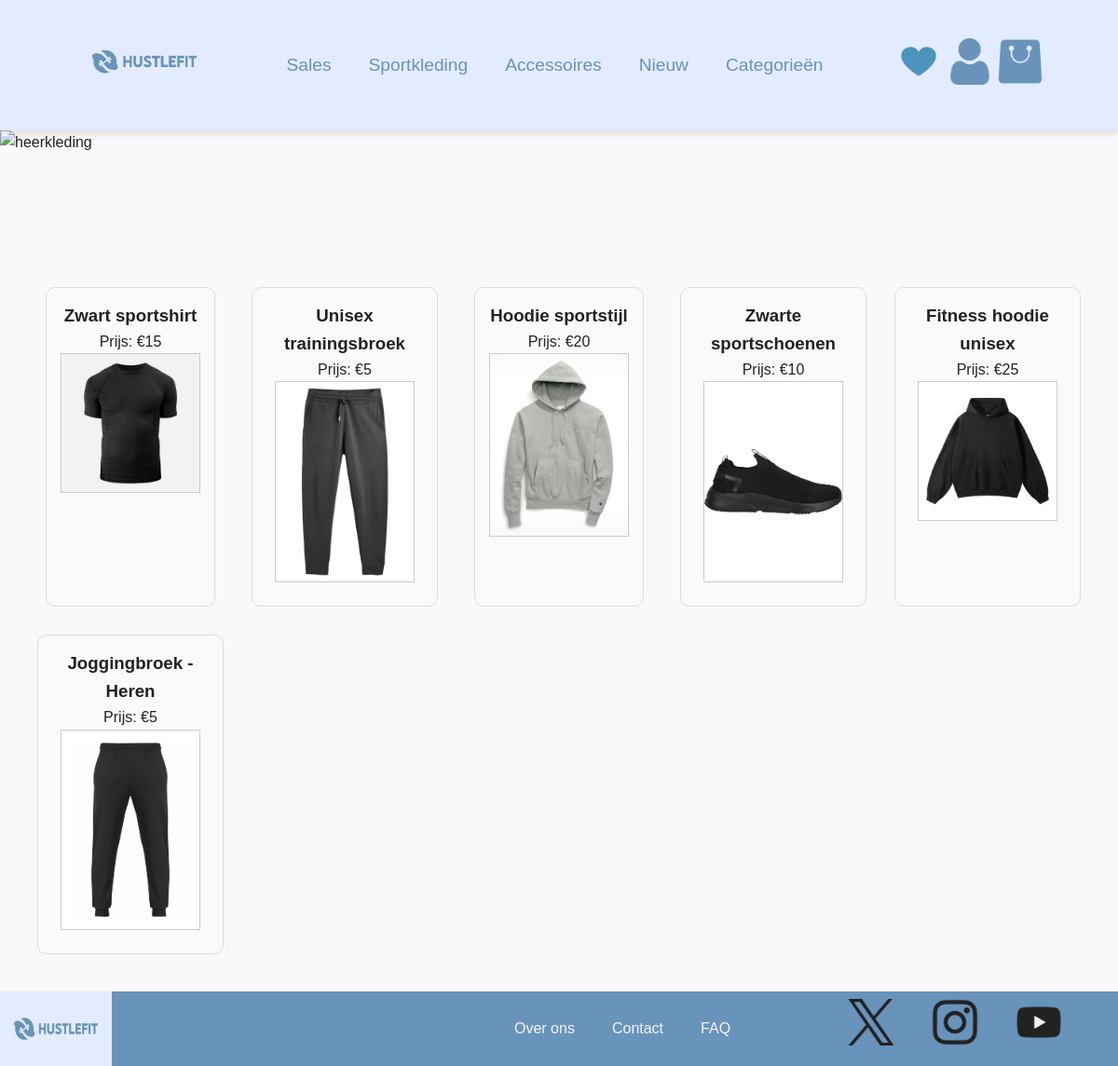
/netux_herenpagina.php, run on an earlier commit of the app's database.
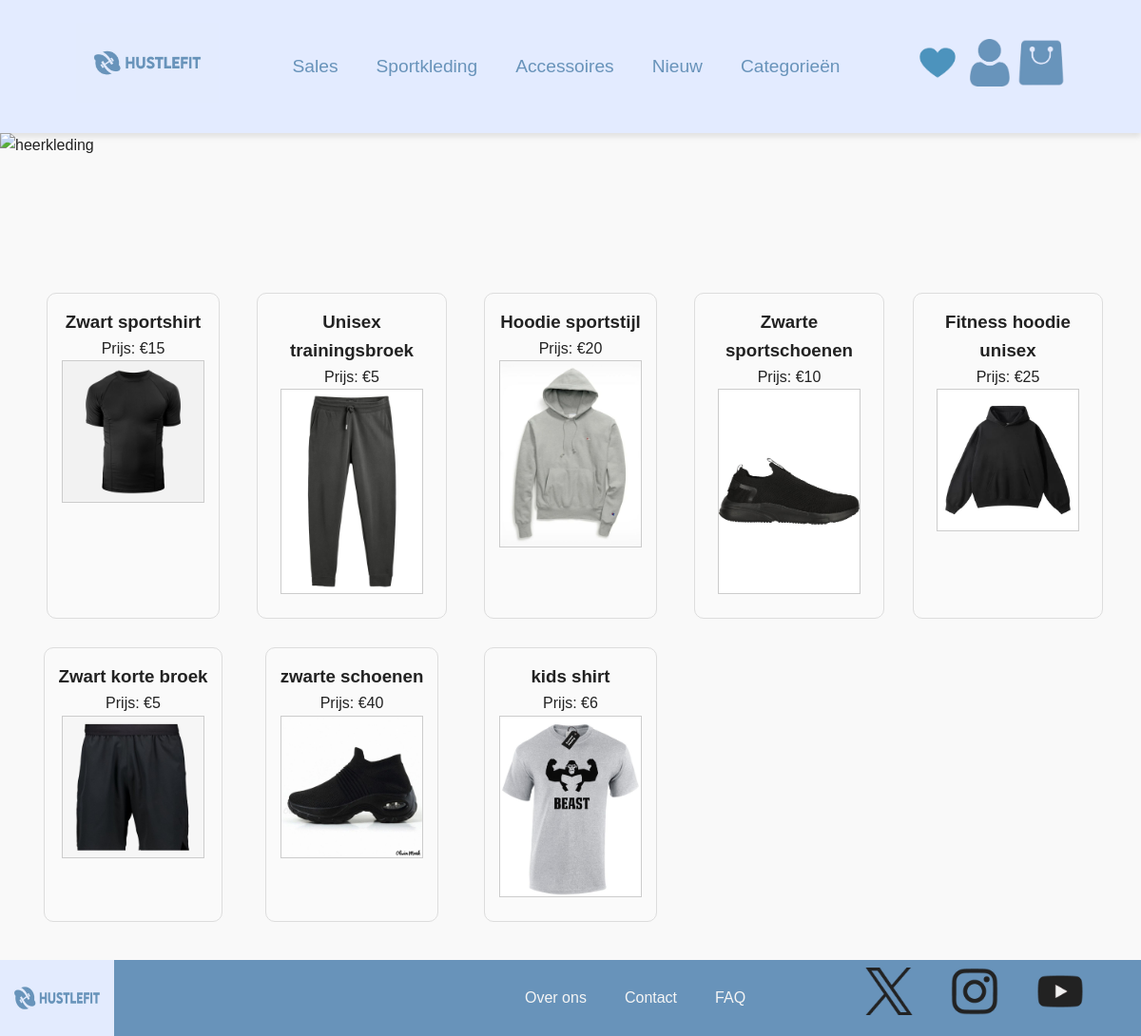
And on a later commit of the database.
### tables this page shows
CREATE TABLE `product` (
  `IDproduct` int(5) NOT NULL,
  `IDleverancier` int(5) NOT NULL,
  `ID_categorie` int(5) NOT NULL,
  `naam_product` varchar(50) NOT NULL,
  `prijs_product` int(50) NOT NULL,
  `afbeelding_product` varchar(150) NOT NULL
);

### netux_herenpagina.php (the view, shortened to what this page needs)
<?php
require_once 'db_connection.php';
$selectedCategory = isset($_GET['category_id']) ? $_GET['category_id'] : null;
$sqlProducts = "SELECT p.* FROM product p
                JOIN categorie c ON p.ID_categorie = c.ID_categorie
                WHERE c.ID_categorie = ?";
$stmt = $conn->prepare($sqlProducts);
$stmt->bind_param("i", $selectedCategory);
if ($selectedCategory) {
    $stmt->execute();
    $resultProducts = $stmt->get_result();
} else {
    $sqlProducts = "SELECT p.* FROM product p";
    $resultProducts = $conn->query($sqlProducts);
}
?>
<!DOCTYPE html>
<html lang="en">
<head>
    <link rel="stylesheet" href="netux_herenpagina.css">
</head>
<body>
    <nav class="navbar">
        <div id="logo">
            <img src="./Fotos/Hustlefit logo(1).jpg" alt="Logo">
        </div>
        <ul class="navbar-menu">
            <li><a href="sales.html">Sales</a></li>
            <li><a href="sportkleding.php">Sportkleding</a></li>
            <li><a href="accessoires.php">Accessoires</a></li>
            <li><a href="#">Nieuw</a></li>
            <li><a href="crud_categorie_nexus.php">Categorieën</a></li>
        </ul>
        <div class="logos">
            <img src="./Fotos/heart-removebg-preview.png" alt="favorieten" id="favorite_homepage" width="50px" height="50px">
            <img src="./Fotos/user_1077114__1_-removebg-preview.png" alt="gebruiker" id="user_homepage" width="50px" height="50px">
            <img src="./Fotos/bag_3502696-removebg-preview.png" alt="shoppingcart" id="shoppingcart_homepage" width="50px" height="50px">
        </div>
    </nav>
    <section class="header-hustlefit-heren">
        <div class="heerkleding-box">
            <img src="./Fotos/bandan-mohammed-JqCMxXa3z9Q-unsplash.jpg" alt="heerkleding" id="heerkledingheader">
        </div>
    </section>
    <div class="producten-lijst">
        <?php
        if ($resultProducts->num_rows > 0) {
            while ($row = $resultProducts->fetch_assoc()) {
                $productNaam = htmlspecialchars($row["naam_product"]);
                $productPrijs = htmlspecialchars($row["prijs_product"]);
                $productAfbeelding = htmlspecialchars($row["afbeelding_product"]);
                $imgSrc = !empty($productAfbeelding) ? (strpos($productAfbeelding, 'http') === 0 ? $productAfbeelding : "Fotos/" . $productAfbeelding) : "Fotos/placeholder.jpg";
                echo "<div class='product'>";
                echo "<h3>{$productNaam}</h3>";
                echo "<p>Prijs: €{$productPrijs}</p>";
                echo "<img src='{$imgSrc}' alt='Product afbeelding' style='width: 150px; height: auto; border: 1px solid #ccc;'>";
                echo "</div>";
            }
        } else {
            echo "<p>Geen producten gevonden voor deze categorie.</p>";
        }
        ?>
    </div>
    <section class="footer-hustlefit-homepage">
        <img src="./Fotos/Hustlefit logo(1).jpg" alt="Hustlefit" id="hustlefitlogo">
        <div class="footeritems-hustlefit">
            <ul>
                <li>Over ons</li>
                <li>Contact</li>
                <li>FAQ</li>
            </ul>
        </div>
        <div class="sociaalmedia-footer">
            <ul>
                <li><img src="./Fotos/x.png" alt="X" width="50px" height="50px"></li>
                <li><img src="./Fotos/instagramlogohustlefit.png" alt="Instagram" width="50px" height="50px"></li>
                <li><img src="./Fotos/youtubelogohustlefit.png" alt="YouTube" width="50px" height="50px"></li>
            </ul>
        </div>
    </section>
</body>
</html>

### netux_herenpagina.css (style rules this page uses)
* { margin: 0; padding: 0; box-sizing: border-box; font-family: 'Arial', sans-serif; }
body { line-height: 1.6; color: #222222; background-color: #F9F9F9; }
.navbar { display: flex; justify-content: space-between; align-items: center; padding: 1.5rem 5rem; background-color: #E3EBFF; box-shadow: 0 4px 6px rgba(0, 0, 0, 0.1); }
#logo img { width: 150px; height: auto; }
.navbar-menu { display: flex; gap: 2.5rem; justify-content: center; flex-grow: 1; }
.navbar-menu li { list-style: none; }
.navbar-menu a { color: #6893BA; font-size: 1.2em; font-weight: 500; transition: color 0.3s ease; text-decoration: none; font-family: 'lemonmilkregular', sans-serif; }
.footer-hustlefit-homepage { background-color: #6893BA; list-style-type: none; display: flex; font-size: 1em; }
#hustlefitlogo { width: 10vw; height: 10vh; }
.footeritems-hustlefit { font-family: 'lemonmilkregular', sans-serif; display: flex; gap: 5vh; padding: 0; color: #F5F5F5; list-style-type: none; align-items: center; }
.footeritems-hustlefit ul { display: flex; gap: 5vh; padding: 0; list-style-type: none; margin: 0; margin-left: 27em; }
.footeritems-hustlefit li { font-family: 'lemonmilkregular', sans-serif; color: #F5F5F5; list-style-type: none; margin: 0; }
.sociaalmedia-footer { display: flex; gap: 2vw; margin-left: 28vw; margin-top: 1vh; }
.sociaalmedia-footer { display: flex; gap: 1.5vw; justify-content: center; margin-top: 1vh; position: absolute; right: 5%; }
.sociaalmedia-footer img { width: 50px; height: 50px; transition: transform 0.3s ease-in-out; }
.sociaalmedia-footer ul { display: flex; gap: 5vh; list-style-type: none; padding: 0; margin: 0; }
.producten-lijst { display: grid; grid-template-columns: repeat(auto-fill, minmax(200px, 1fr)); gap: 30px; padding: 40px; justify-items: center; }
.product { border: 1px solid #ddd; padding: 15px; text-align: center; background-color: #fafafa; border-radius: 10px; transition: transform 0.2s ease; }
.product img { height: 200px; width: auto; object-fit: contain; display: block; margin: 0 auto 10px auto; }
#heerkledingheader { height: 700px; width: 1500px; max-width: 100%; max-height: 100%; }

What changed in the data, as far as the page shows it:
changed product: naam_product "Joggingbroek - Heren" → "Zwart korte broek"; afbeelding_product: a different picture
added product: naam_product "zwarte schoenen", prijs_product "40", afbeelding_product (picture)
added product: naam_product "kids shirt", prijs_product "6", afbeelding_product (picture)
